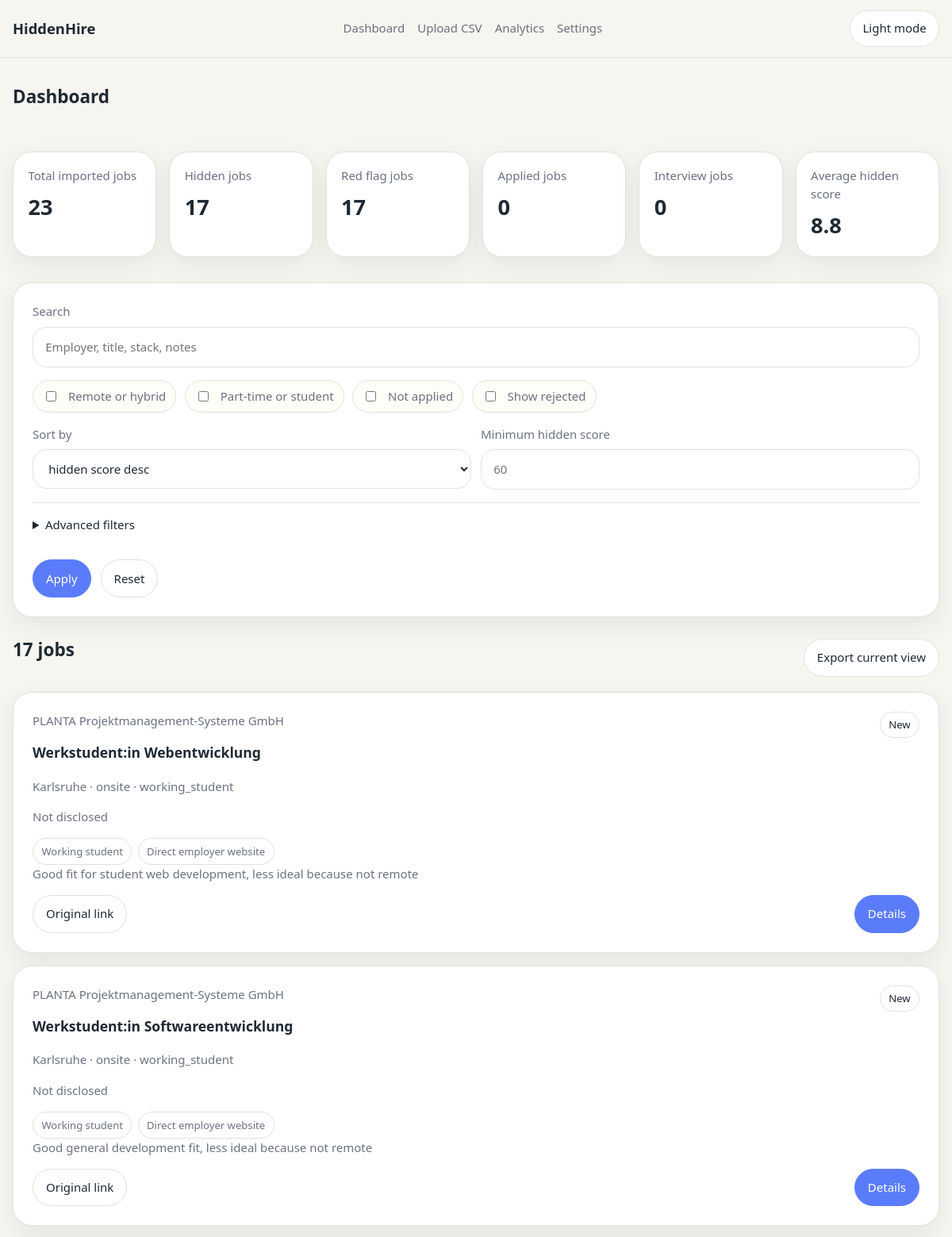
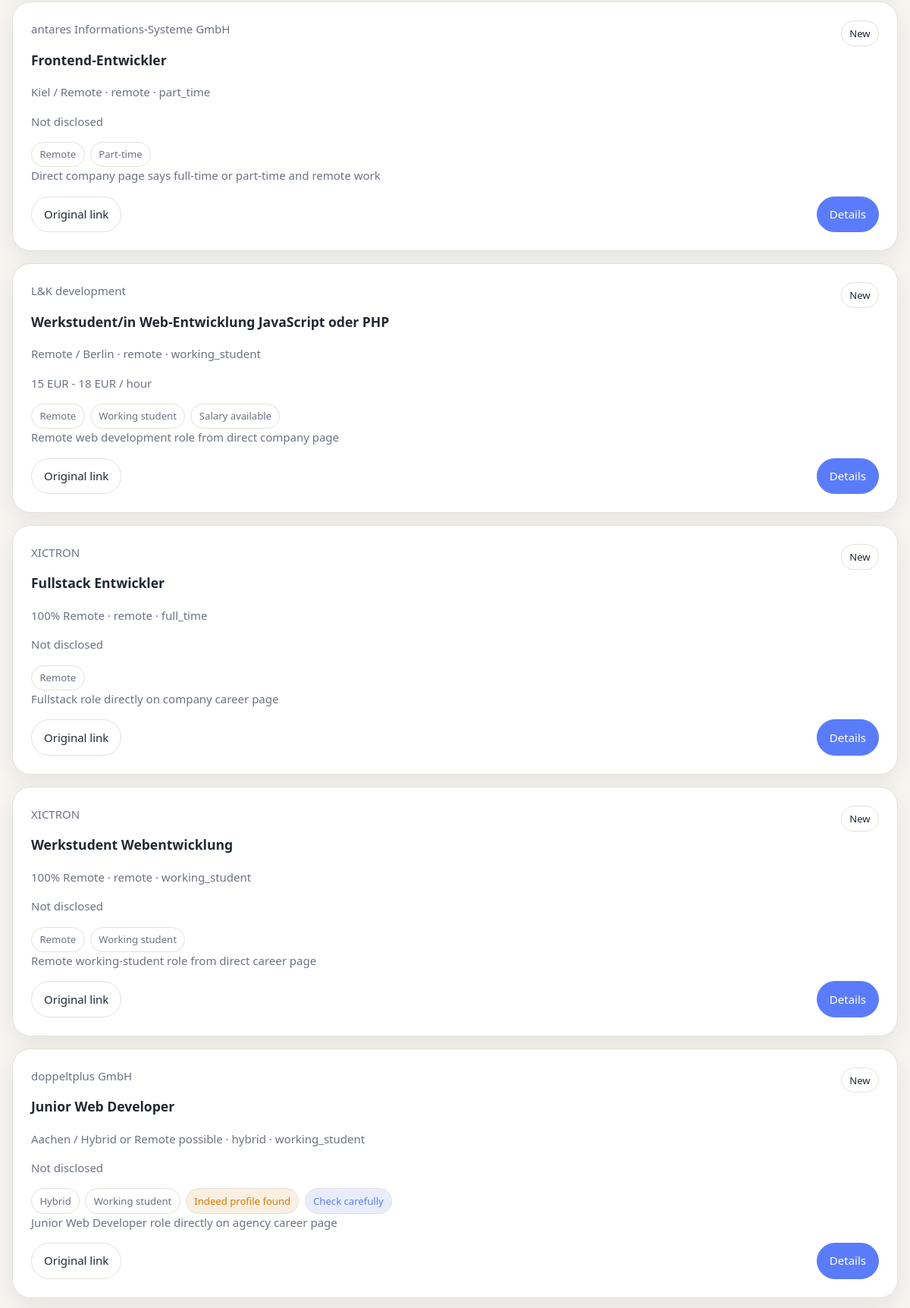
The page / (upper part) on the database its author committed (2 pictures, top to bottom).
### tables this page shows
CREATE TABLE jobs (
    id INTEGER PRIMARY KEY AUTOINCREMENT,
    employer_name TEXT NOT NULL,
    job_title TEXT NOT NULL,
    original_job_url TEXT NOT NULL,
    career_page_url TEXT,
    location TEXT,
    country TEXT DEFAULT 'Germany',
    remote_type TEXT,
    employment_type TEXT,
    hours_per_week TEXT,
    salary_min REAL,
    salary_max REAL,
    salary_currency TEXT DEFAULT 'EUR',
    salary_period TEXT,
    posted_date TEXT,
    application_deadline TEXT,
    tech_stack TEXT,
    requirements TEXT,
    description_short TEXT,
    why_relevant TEXT,
    source_type TEXT,
    crosscheck_linkedin_profile_found INTEGER DEFAULT 0,
    crosscheck_indeed_profile_found INTEGER DEFAULT 0,
    crosscheck_stepstone_profile_found INTEGER DEFAULT 0,
    crosscheck_xing_profile_found INTEGER DEFAULT 0,
    same_offer_found_on_linkedin INTEGER DEFAULT 0,
    same_offer_found_on_indeed INTEGER DEFAULT 0,
    same_offer_found_on_stepstone INTEGER DEFAULT 0,
    same_offer_found_on_xing INTEGER DEFAULT 0,
    is_rejected_platform_duplicate INTEGER DEFAULT 0,
    hidden_score INTEGER DEFAULT 0,
    red_flags TEXT,
    recommendation TEXT,
    application_method TEXT,
    contact_email TEXT,
    status TEXT DEFAULT 'new',
    applied_date TEXT,
    follow_up_date TEXT,
    notes TEXT,
    created_at TEXT,
    updated_at TEXT
);

### routes/dashboard.py (the view)
@bp.get("/")
def index():
    hide_default = get_setting("hide_rejected_duplicates_default", "1") == "1"
    filters = normalize_filters(request.args, hide_default)
    jobs = fetch_jobs(filters)
    active_filter_count = sum(
        1
        for key, value in filters.items()
        if key not in {"show_rejected", "sort"} and value not in ("", False, None)
    )
    context = {
        "filters": filters,
        "jobs": jobs,
        "result_count": count_visible_jobs(filters),
        "active_filter_count": active_filter_count,
        "summary": fetch_dashboard_summary(hide_default),
        "employment_types": EMPLOYMENT_TYPES,
        "remote_types": REMOTE_TYPES,
        "status_options": STATUS_OPTIONS,
        "sort_options": SORT_OPTIONS,
        "recommendation_badge": recommendation_badge,
    }
    if request.args.get("partial") == "1":
        return render_template("partials/dashboard_results.html", **context)
    return render_template("dashboard.html", **context)

### app.py (called while the page is built)
def register_template_helpers(app):
    @app.context_processor
    def helpers():
        return {
            "format_date": format_date,
            "format_salary": format_salary,
            "recommendation_badge": recommendation_badge,
            "score_tier": score_tier,
            "status_label": lambda value: STATUS_LABELS.get(value, value or "Unknown"),
        }

def format_salary(job):
    low = job["salary_min"]
    high = job["salary_max"]
    if low is None and high is None:
        return "Not disclosed"
    currency = job["salary_currency"] or "EUR"
    period = job["salary_period"] or "unknown"
    parts = [f"{value:,.0f} {currency}" for value in (low, high) if value is not None]
    salary = " - ".join(parts)
    return f"{salary} / {period}"

### database/db.py (called while the page is built)
def get_db():
    if "db" not in g:
        g.db = sqlite3.connect(current_app.config["DATABASE"])
        g.db.row_factory = sqlite3.Row
    return g.db

def query_all(query, params=()):
    return get_db().execute(query, params).fetchall()

def query_one(query, params=()):
    return get_db().execute(query, params).fetchone()

def get_setting(key, default=None):
    row = query_one("SELECT value FROM app_settings WHERE key = ?", (key,))
    return row["value"] if row else default

### services/filters.py (called while the page is built)
def fetch_jobs(filters):
    where_sql, params = build_where(filters)
    order_sql = SORT_OPTIONS.get(filters["sort"], SORT_OPTIONS["hidden_score_desc"])
    query = f"SELECT * FROM jobs {where_sql} ORDER BY {order_sql}"
    return query_all(query, params)

def count_visible_jobs(filters):
    where_sql, params = build_where(filters)
    return scalar(f"SELECT COUNT(*) AS count FROM jobs {where_sql}", params)

def append_condition(base_clause, condition, params):
    prefix = f"{base_clause} {'AND' if base_clause else 'WHERE'} {condition}"
    return prefix, params

def scalar(query, params=(), default=0):
    row = query_one(query, params)
    if not row:
        return default
    value = row["count"]
    return value if value is not None else default

def is_truthy(value):
    return str(value or "").lower() in {"1", "true", "yes", "on"}

### services/recommendation_service.py (called while the page is built)
def is_truthy(value):
    return str(value or "0") in {"1", "True", "true"}

def has_platform_duplicate(job):
    return any(is_truthy(job[field]) for field in PLATFORM_SAME_OFFER_FIELDS)

def has_profile_flag(job):
    return any(is_truthy(job[field]) for field in PLATFORM_PROFILE_FIELDS)

### templates/dashboard.html (shortened to what this page needs)
{% extends "base.html" %}
{% block content %}
  <section class="page-header">
    <div><h1>Dashboard</h1></div>
  </section>
  {% include "partials/summary_cards.html" %}
  <section class="dashboard-layout">
    {% include "partials/filter_panel.html" %}
    <div class="dashboard-main" id="dashboard-results">
      {% include "partials/dashboard_results.html" %}
    </div>
  </section>
{% endblock %}

### templates/partials/job_card.html
{% set smart_badge = recommendation_badge(job) %}
<article class="job-card {% if job['is_rejected_platform_duplicate'] %}is-muted{% endif %} {% if job['hidden_score'] >= 80 %}is-priority{% endif %}">
  <div class="job-card-head">
    <div>
      <p class="job-employer">{{ job["employer_name"] }}</p>
      <h3><a href="{{ url_for('jobs.detail', job_id=job['id']) }}">{{ job["job_title"] }}</a></h3>
    </div>
    {% set status = job["status"] %}
    {% include "partials/status_badge.html" %}
  </div>
  <p class="job-meta">{{ job["location"] or "Unknown location" }} · {{ job["remote_type"] }} · {{ job["employment_type"] }}</p>
  <p class="job-salary">{{ format_salary(job) }}</p>
  <div class="badge-row">
    {% include "partials/job_badges.html" %}
    {% if smart_badge %}<span class="badge badge-accent">{{ smart_badge }}</span>{% endif %}
  </div>
  <p class="job-copy">{{ job["why_relevant"] or job["description_short"] or "No summary available yet." }}</p>
  <div class="job-actions">
    <a class="btn btn-secondary" href="{{ job['original_job_url'] }}" target="_blank" rel="noreferrer">Original link</a>
    <a class="btn btn-primary" href="{{ url_for('jobs.detail', job_id=job['id']) }}">Details</a>
  </div>
</article>

### templates/partials/status_badge.html
<span class="status-badge status-{{ status or job['status'] }}" data-status-badge>
  {{ status_label(status or job["status"]) }}
</span>

### templates/partials/job_badges.html (shortened to what this page needs)
{% if job["remote_type"] == "remote" %}<span class="badge">Remote</span>{% endif %}
{% if job["remote_type"] == "hybrid" %}<span class="badge">Hybrid</span>{% endif %}
{% if job["employment_type"] == "part_time" %}<span class="badge">Part-time</span>{% endif %}
{% if job["employment_type"] == "working_student" %}<span class="badge">Working student</span>{% endif %}
{% if job["source_type"] == "direct_employer_website" %}<span class="badge">Direct employer website</span>{% endif %}
{% if job["crosscheck_indeed_profile_found"] %}<span class="badge badge-warning">Indeed profile found</span>{% endif %}
{% if job["salary_min"] is not none or job["salary_max"] is not none %}<span class="badge">Salary available</span>{% endif %}

### static/css/theme.css (style rules this page uses)
:root { --bg: #f7f5f0; --surface: #ffffff; --card: #ffffff; --elevated: #fffdf8; --text: #1f2933; --text-secondary: #6b7280; --text-muted: #87909d; --border: #e5e1da; --accent: #5b7cfa; --accent-hover: #6e8cff; --success: #2f9e6d; --warning: #d97706; --danger: #dc2626; --red-flag-bg: #fef2f2; --hidden-bg: #f0fdf4; --shadow: 0 10px 30px rgba(31, 41, 51, 0.08); --radius-lg: 24px; --radius-md: 18px; --radius-sm: 12px; --space-1: 0.35rem; --space-2: 0.75rem; --space-3: 1rem; --space-4: 1.5rem; --space-5: 2rem; --container: 1180px; --focus-ring: 0 0 0 3px rgba(91, 124, 250, 0.2); }

### static/css/base.css (style rules this page uses)
*, *::before, *::after { box-sizing: border-box; }
html, body { margin: 0; min-height: 100%; }
body { background: var(--bg); color: var(--text); font: 500 15px/1.55 "Segoe UI", "Helvetica Neue", sans-serif; }
a { color: inherit; text-decoration: none; }
h1, h2, h3, p { margin-top: 0; }

### static/css/layout.css (style rules this page uses)
.page-header { display: flex; justify-content: space-between; gap: var(--space-4); align-items: start; margin-bottom: var(--space-5); }

### static/css/buttons.css (style rules this page uses)
.btn { display: inline-flex; align-items: center; justify-content: center; gap: 0.45rem; min-height: 42px; padding: 0.7rem 1rem; border-radius: 999px; border: 1px solid var(--border); transition: background 0.2s ease, border-color 0.2s ease, transform 0.2s ease; }
.btn-primary { background: var(--accent); color: var(--surface); border-color: var(--accent); }
.btn-secondary { background: var(--surface); color: var(--text); }

### static/css/badges.css (style rules this page uses)
.badge, .status-badge { display: inline-flex; align-items: center; gap: 0.35rem; min-height: 30px; padding: 0.35rem 0.65rem; border-radius: 999px; border: 1px solid var(--border); background: var(--surface); color: var(--text-secondary); font-size: 0.82rem; }
.badge-row, .inline-meta { display: flex; flex-wrap: wrap; gap: 0.45rem; }
.badge-accent, .status-offer { background: color-mix(in srgb, var(--accent) 14%, var(--surface)); color: var(--accent); }
.badge-warning, .status-interested { background: color-mix(in srgb, var(--warning) 12%, var(--surface)); color: var(--warning); }
.status-new { color: var(--text); }

### static/css/cards.css (style rules this page uses)
.summary-card, .analytics-card, .job-card, .mini-card { border-radius: var(--radius-lg); border: 1px solid var(--border); background: var(--card); box-shadow: var(--shadow); }
.job-card { padding: var(--space-4); }

### static/css/filters.css (style rules this page uses)
.dashboard-layout { display: grid; grid-template-columns: 1fr; gap: var(--space-4); }

### static/css/dashboard.css (style rules this page uses)
.job-card-head, .job-actions { display: flex; justify-content: space-between; gap: var(--space-2); align-items: start; }
.job-employer, .job-meta, .job-salary, .job-copy { color: var(--text-secondary); }

### rows shown on the page
jobs: employer_name "PLANTA Projektmanagement-Systeme GmbH", job_title "Werkstudent:in Webentwicklung", status "New", location "Karlsruhe", remote_type "onsite", employment_type "working_student", format_salary "Not disclosed", shows "Working student", shows "Direct employer website", why_relevant "Good fit for student web development, less ideal because not remote"
jobs: employer_name "PLANTA Projektmanagement-Systeme GmbH", job_title "Werkstudent:in Softwareentwicklung", status "New", location "Karlsruhe", remote_type "onsite", employment_type "working_student", format_salary "Not disclosed", shows "Working student", shows "Direct employer website", why_relevant "Good general development fit, less ideal because not remote"
jobs: employer_name "antares Informations-Systeme GmbH", job_title "Frontend-Entwickler", status "New", location "Kiel / Remote", remote_type "remote", employment_type "part_time", format_salary "Not disclosed", shows "Part-time", why_relevant "Direct company page says full-time or part-time and remote work"
jobs: employer_name "L&K development", job_title "Werkstudent/in Web-Entwicklung JavaScript oder PHP", status "New", location "Remote / Berlin", remote_type "remote", employment_type "working_student", format_salary "15 EUR - 18 EUR / hour", shows "Working student", salary_min "Salary available", why_relevant "Remote web development role from direct company page"
jobs: employer_name "XICTRON", job_title "Fullstack Entwickler", status "New", location "100% Remote", remote_type "remote", employment_type "full_time", format_salary "Not disclosed", why_relevant "Fullstack role directly on company career page"
jobs: employer_name "XICTRON", job_title "Werkstudent Webentwicklung", status "New", location "100% Remote", remote_type "remote", employment_type "working_student", format_salary "Not disclosed", shows "Working student", why_relevant "Remote working-student role from direct career page"
jobs: employer_name "doppeltplus GmbH", job_title "Junior Web Developer", status "New", location "Aachen / Hybrid or Remote possible", remote_type "hybrid", employment_type "working_student", format_salary "Not disclosed", shows "Working student", crosscheck_indeed_profile_found "Indeed profile found", smart_badge "Check carefully", why_relevant "Junior Web Developer role directly on agency career page"

### other values the page prints
{{ title }} "Total imported jobs" "Hidden jobs" "Red flag jobs" "Applied jobs" "Interview jobs" "Average hidden score"
{{ value }} "23" "17" "17" "0" "0" "8.8"
{{ result_count }} "17"
form field sort "hidden score desc"
